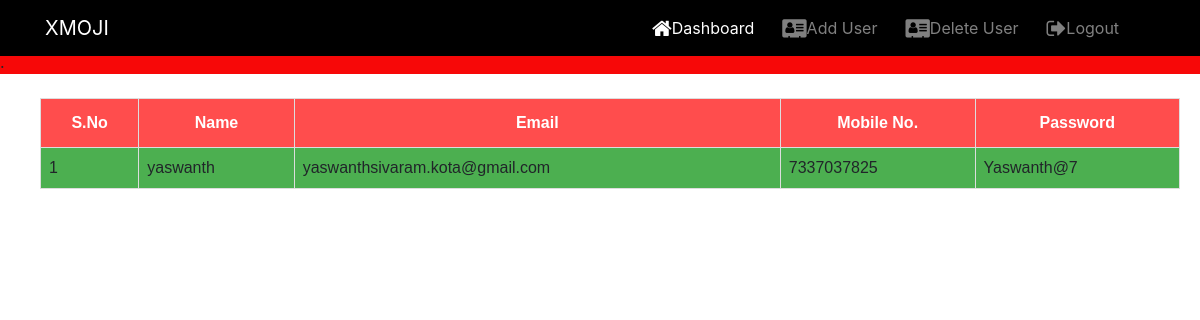
Page /adminview on the earlier database version.
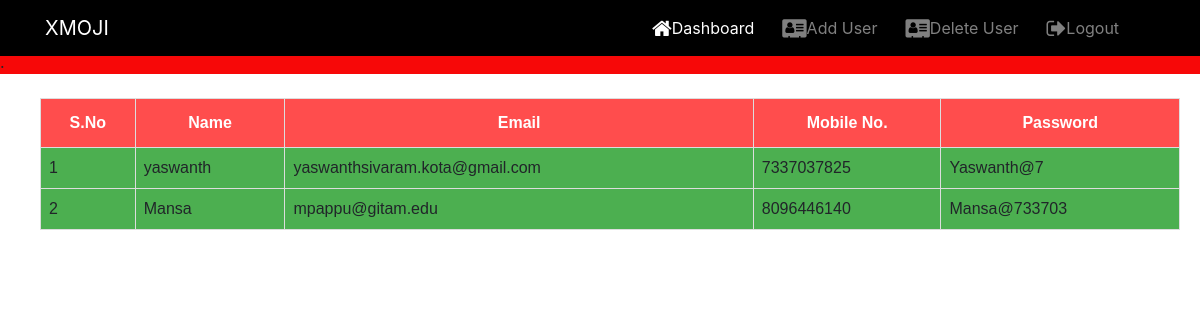
Same page on the later database version.
### tables this page shows
CREATE TABLE Register (username TEXT, password TEXT, email TEXT, mobile INTEGER);

### main.py (the view)
@app.route('/adminview')
def adminview():
    x=dbHandler.retrieveUsers()
    return render_template('adminview.html',user=' ',userslist=x)

### models.py (called while the page is built)
def retrieveUsers():
    userslist={}
    con=sql.connect("database.sqlite")
    cur=con.cursor()
    cur.execute("SELECT username,email,mobile,password FROM Register")
    users=cur.fetchall()
    cnt=1
    for i,j,k,l in users:
        userslist[cnt]=(i,j,k,l)
        cnt+=1
    con.close()
    return userslist

### templates/adminview.html (shortened to what this page needs)
<!DOCTYPE html>
<html lang="en">
  <head>
  <link rel="stylesheet" href="{{ url_for('static', filename='css/lustyle.css') }}">
  <link rel="stylesheet" type="text/css" href="C:\Users\sarath\Documents\Python\project\Emojify\static\css\lustyle.css">
  <link rel="stylesheet" href="{{ url_for('static', filename='css/lastyle.css') }}">
<link rel="stylesheet" href="/static/css/bootstrap/dist/css/bootstrap.min.css">
<link rel="stylesheet" href="/static/css/font-awesome/css/font-awesome.css">
  </head>
<body class="body">
  <header>
    <nav class="navbar navbar-dark navbar-expand-sm fixed-top" style="background-color: black;">
			<div class="container">
				<a class="navbar-brand mr-auto" href="/">XMOJI</a>
				<div class="collapse navbar-collapse" id="Navbar" >
					<ul class="navbar-nav" style="margin-left: 50%;">
						<li class="nav-item active "><a class="nav-link" href="/adminview"><span class="fa fa-home fa-lg"></span>Dashboard</a></li>
            <li class="nav-item"><a class="nav-link" href="/addusers"><span class="fa fa-address-card fa-lg"></span>Add User</a></li>
            <li class="nav-item"><a class="nav-link" href="./deletinguser"><span class="fa fa-address-card fa-lg"></span>Delete User</a></li>
            <li class="nav-item"><a class="nav-link" href="./adminlogin"><span class="fa fa-sign-out fa-lg"></span>Logout</a></li>
						</ul>
          </div>
			</div>
		</nav>
  </header>
  <div style="background-color: rgb(247, 8, 8);">.</div>
  <br>
  <div>
  <table id="users">
    <th>  <b>S.No</b> </th>
    <th>  <b>Name</b> </th>
    <th><b>Email</b>  </th>
    <th><b>Mobile No.</b>  </th>
    <th><b>Password</b>  </th>
  {% for row in userslist %}
    <tr>
        <td>{{row}}</td>
        <td>{{userslist[row][0]}}</td>
        <td>{{userslist[row][1]}}</td>
        <td>{{userslist[row][2]}}</td>
        <td>{{userslist[row][3]}}</td>
    </tr>
  {% endfor %}
</table>
</div>
</body>
</html>

Differences in the rows shown:
added Register: username "Mansa", email "mpappu@gitam.edu", mobile "8096446140", password "Mansa@733703"
Other differences:
new list line: "2"
